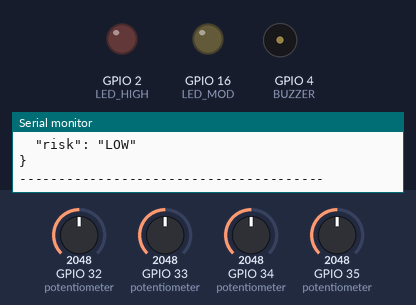
Simulated run of this sketch. Board: ESP32. Shown: output pins drawn as LEDs (lit = HIGH), buzzer (waves = sounding, pin HIGH), the last lines printed to the serial monitor. The inputs (shaded band) are chosen by the test bench; at power-on: GPIO 34 (potentiometer) = 2048, GPIO 32 (potentiometer) = 2048, GPIO 33 (potentiometer) = 2048, GPIO 35 (potentiometer) = 2048.

Above: at 2.8 s.
2.9 s: GPIO 34 (potentiometer) set to 2617
5.6 s: GPIO 34 (potentiometer) set to 2736
At 6.5 s:
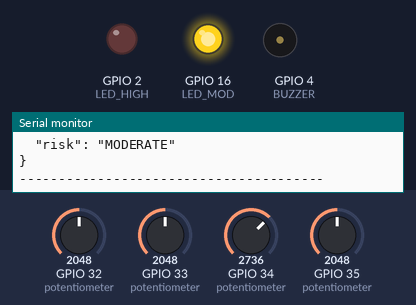
8.3 s: GPIO 34 (potentiometer) set to 1228
At 10.5 s:
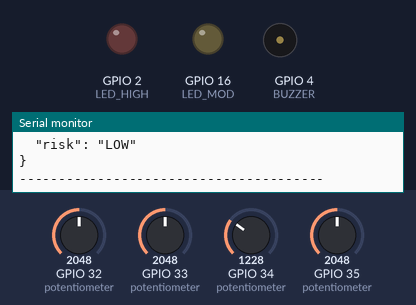
11.5 s: GPIO 34 (potentiometer) set to 2866
At 12.6 s:
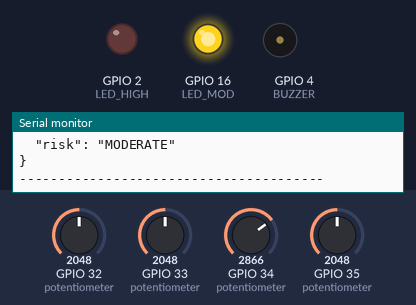
Timing chart, 0 to 14.5 s (numbered marks = the images above; inputs shaded):
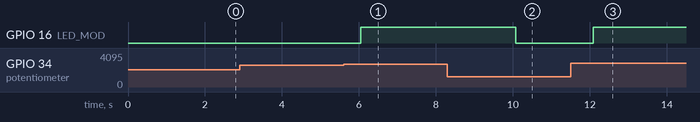

Measured:
- the behaviour switches between 2684 and 2685 on GPIO 34 (potentiometer) (found by bisection; images 0 and 1)
- after the input at 5.6 s, GPIO 16 (LED_MOD): LOW → HIGH after 0.45 s
- after the input at 8.3 s, GPIO 16 (LED_MOD): HIGH → LOW after 1.8 s
- after the input at 11.5 s, GPIO 16 (LED_MOD): LOW → HIGH after 0.59 s

The sketch:

sketch.ino
```cpp
// ===== Edge-AI Sepsis Prediction (Wokwi Compatible) =====

// Alert Pins
#define LED_HIGH 2
#define LED_MOD 16
#define BUZZER 4

void setup() {
  Serial.begin(115200);

  pinMode(LED_HIGH, OUTPUT);
  pinMode(LED_MOD, OUTPUT);
  pinMode(BUZZER, OUTPUT);

  Serial.println("=== Edge-AI Sepsis Prediction System ===");
}

void loop() {

  // -------- SENSOR SIMULATION (ADC) --------
  int temp_raw = analogRead(33);
  int hr_raw   = analogRead(34);
  int spo2_raw = analogRead(35);
  int rr_raw   = analogRead(32);

  float temperature = map(temp_raw, 0, 4095, 35, 41);   // °C
  float heartRate   = map(hr_raw,   0, 4095, 50, 140);  // bpm
  float spo2        = map(spo2_raw, 0, 4095, 85, 100);  // %
  float respRate    = map(rr_raw,   0, 4095, 10, 35);   // bpm

  // -------- FEATURE EXTRACTION --------
  float shockIndex = heartRate / 120.0;
  int riskScore = 0;

  if (temperature > 38.0) riskScore++;
  if (heartRate > 100) riskScore++;
  if (spo2 < 92) riskScore++;
  if (respRate > 22) riskScore++;
  if (shockIndex > 0.9) riskScore++;

  // -------- EDGE-AI INFERENCE --------
  String risk;
  if (riskScore >= 4) risk = "HIGH";
  else if (riskScore >= 2) risk = "MODERATE";
  else risk = "LOW";

  // -------- ALERT SYSTEM --------
  digitalWrite(LED_HIGH, LOW);
  digitalWrite(LED_MOD, LOW);
  digitalWrite(BUZZER, LOW);

  if (risk == "HIGH") {
    digitalWrite(LED_HIGH, HIGH);
    digitalWrite(BUZZER, HIGH);
  }
  else if (risk == "MODERATE") {
    digitalWrite(LED_MOD, HIGH);
  }

  // -------- MQTT PAYLOAD (SIMULATED) --------
  Serial.println("\n--- MQTT Publish (Encrypted Payload) ---");
  Serial.println("{");
  Serial.println("  \"patient_id\": \"ICU_01\",");
  Serial.println("  \"temperature\": " + String(temperature));
  Serial.println("  \"heart_rate\": " + String(heartRate));
  Serial.println("  \"spo2\": " + String(spo2));
  Serial.println("  \"resp_rate\": " + String(respRate));
  Serial.println("  \"risk\": \"" + risk + "\"");
  Serial.println("}");
  Serial.println("---------------------------------------");

  delay(2000);
}
```
